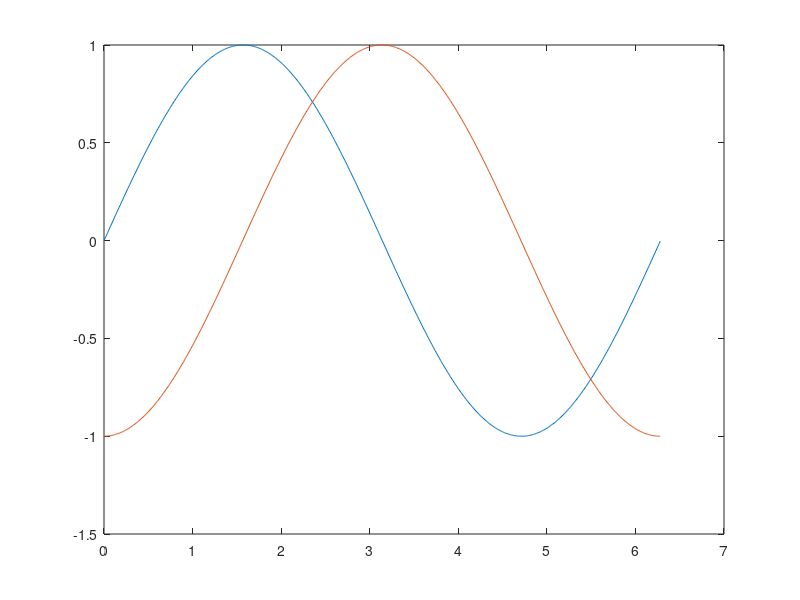

MATLAB code to generate this figure:
clear; clc; close all;

x = 0:0.01:2*pi;
delx = x(2) - x(1);
y = sin(x);
plot(x, y);
hold on;
inty = cumsum(y)*delx-1;
plot(x, inty);
hold on;
